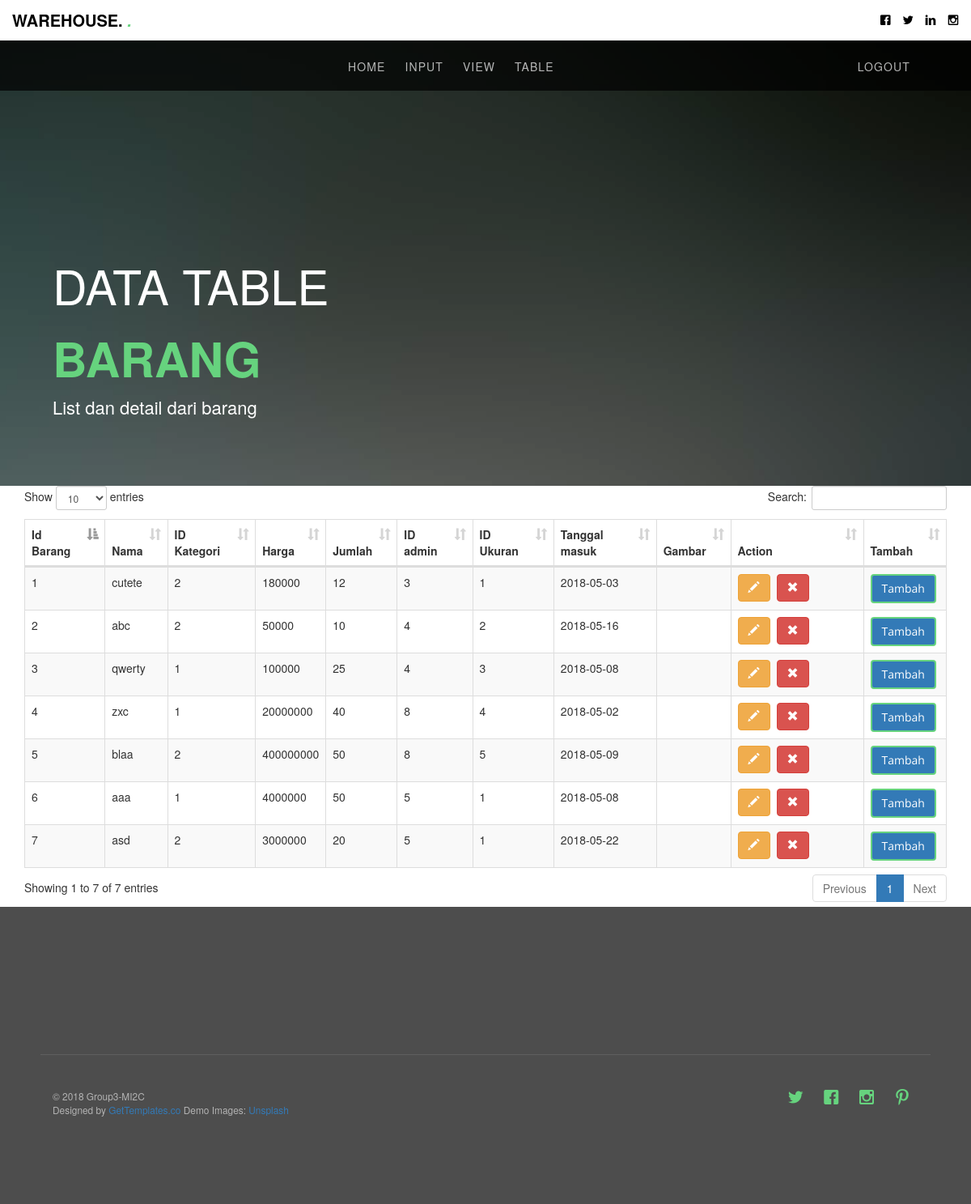
Page /index.php/tabelbarang on the earlier database version.
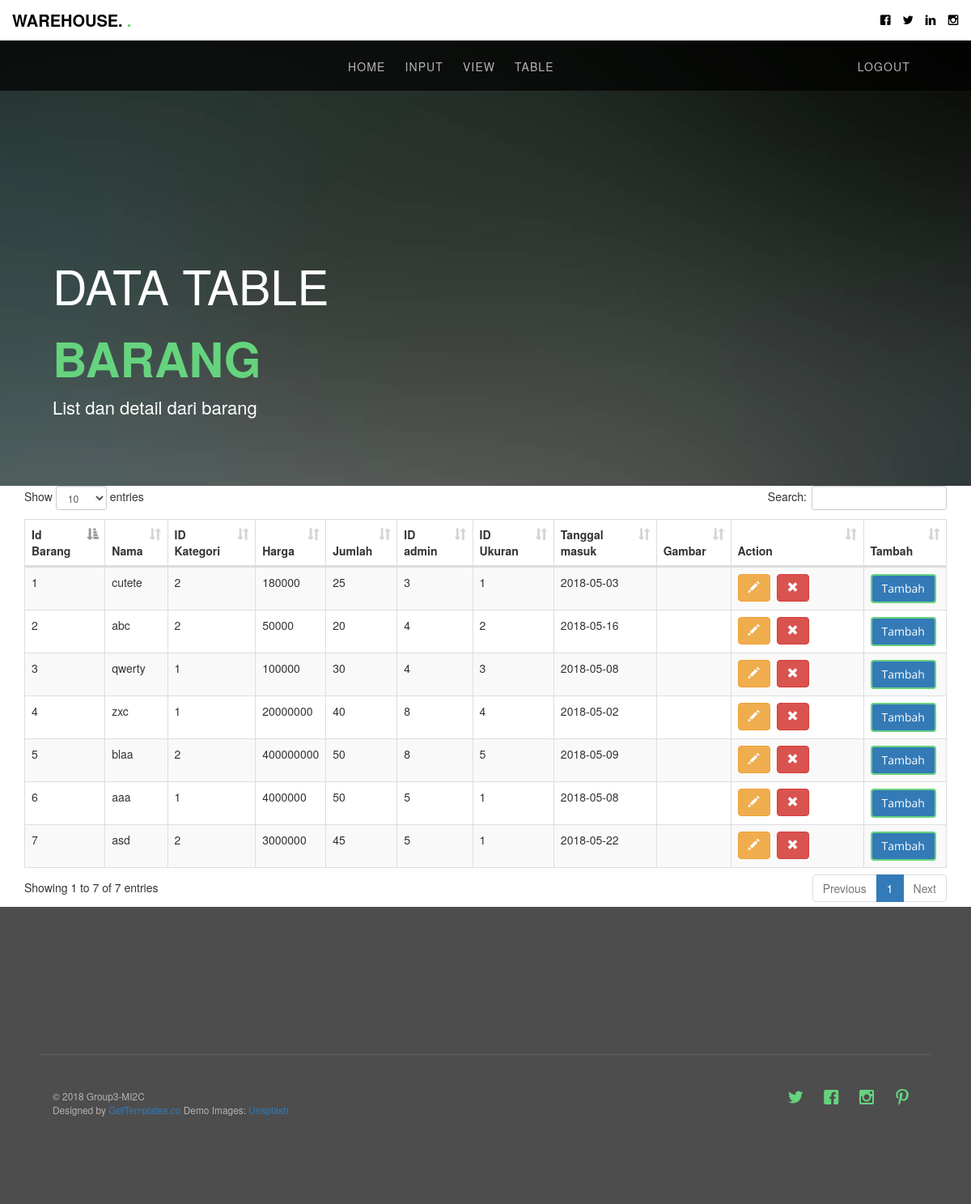
Same page on the later database version.
### tables this page shows
CREATE TABLE `barang` (
  `id_barang` int(11) NOT NULL,
  `nama` varchar(25) NOT NULL,
  `id_kategori` int(11) NOT NULL,
  `harga` varchar(25) NOT NULL,
  `jumlah` varchar(10) NOT NULL,
  `id_admin` int(11) NOT NULL,
  `id_ukuran` int(11) NOT NULL,
  `tgl_masuk` date NOT NULL,
  `Gambar` varchar(200) NOT NULL
);

CREATE TABLE `kategori` (
  `id_kategori` int(11) NOT NULL,
  `nama_kategori` varchar(50) NOT NULL
);

### application/controllers/Tabelbarang.php (called while the page is built, shortened)
<?php
class Tabelbarang extends CI_Controller {
	public function __construct()
	{
		$this->load->helper('url');
        $this->load->helper('form');
        $this->load->helper('text');
		$this->load->model('Gudang_model');
        $this->load->model('Barang_model');
        $this->load->model('Kategori_model');
        $this->load->model('Admin_model');
		$this->load->helper(array('url_helper','date','file'));
	}
	public function index()
	{
		$data['barang']=$this->Barang_model->get_all_barang();
		$this->load->view('admin/tabelbarang',$data);
	}
}

### index.php (called while the page is built, shortened)
<?php
require_once BASEPATH.'core/CodeIgniter.php';

### application/models/Barang_model.php (called while the page is built, shortened)
<?php
class Barang_model extends CI_Model
{
	public function get_all_barang($limit = FALSE, $offset = FALSE)
	{
        $this->db->order_by('barang.tgl_masuk', 'DESC');
        $this->db->join('kategori', 'kategori.id_kategori = barang.id_kategori');
		$this->db->from('barang');
		$query=$this->db->get();
		return $query->result();
	}
}

### application/views/admin/tabelbarang.php (the view, shortened to what this page needs)
<!DOCTYPE html>
<html>
<?php $this->load->view('admin/header');?>
<header id="gtco-header" class="gtco-cover gtco-cover-sm" role="banner" style="background-image: url(http://localhost:8080/ci3-gudang/assets/images/img_bg_3.jpg)" data-stellar-background-ratio="0.5">
    <div class="overlay"></div>
    <div class="gtco-container">
      <div class="row row-mt-15em">
        <div class="col-md-7 mt-text text-left animate-box" data-animate-effect="fadeInUp">
          <h1>DATA TABLE <strong>BARANG</strong></h1>
          <h2>List dan detail dari barang</h2>
        </div>
      </div>
    </div>
  </header>
    <head>
    <link href="<?php echo base_url('assests/bootstrap/css/bootstrap.min.css')?>" rel="stylesheet">
    <link href="<?php echo base_url('assests/datatables/css/dataTables.bootstrap.css')?>" rel="stylesheet">
  </head>
  <body>
  <div class="container">
    <br />
    <br />
    <br />
    <table id="table_id" class="table table-striped table-bordered" cellspacing="0" width="100%">
      <thead>
        <tr>
         <th>Id Barang</th>
          <th>Nama</th>
          <th>ID Kategori</th>
          <th>Harga</th>
          <th>Jumlah</th>
          <th>ID admin</th>
          <th>ID Ukuran</th>
          <th>Tanggal masuk</th>
          <th>Gambar</th>
          <th style="width:125px;">Action</th>
            <th>Tambah</th>
        </tr>
      </thead>
      <tbody>
        <?php foreach($barang as $tabelbarang){?>
             <tr>
                 <td><?php echo $tabelbarang->id_barang;?></td>
                 <td><?php echo $tabelbarang->nama;?></td>
                 <td><?php echo $tabelbarang->id_kategori;?></td>
                 <td><?php echo $tabelbarang->harga;?></td>
                 <td><?php echo $tabelbarang->jumlah;?></td>
                 <td><?php echo $tabelbarang->id_admin;?></td>
                 <td><?php echo $tabelbarang->id_ukuran;?></td>
                 <td><?php echo $tabelbarang->tgl_masuk;?></td>
                  <td><?php echo $tabelbarang->Gambar;?></td>
                <td>
                  <button class="btn btn-warning" onclick="edit_tabelbarang(<?php echo $tabelbarang->id_barang;?>)"><i class="glyphicon glyphicon-pencil"></i></button>
                  <button class="btn btn-danger" onclick="delete_tabelbarang(<?php echo $tabelbarang->id_barang;?>)"><i class="glyphicon glyphicon-remove"></i></button>
                </td>
                <td>
                  <a href="<?php echo site_url('Tabelbarang/transaksi/'.$tabelbarang->id_barang)?>"><button class="btn btn-primary">Tambah</button></a>
                </td>
              </tr>
             <?php }?>
      </tbody>
    </table>
  </div>
  </body>
</html>
<?php $this->load->view('admin/footertabel');?>

### application/views/admin/header.php (shortened to what this page needs)
<!DOCTYPE HTML>
<html>
	<head>
	<link rel="stylesheet" href="http://localhost:8080/ci3-gudang/assets/css/animate.css">
	<link rel="stylesheet" href="http://localhost:8080/ci3-gudang/assets/css/icomoon.css">
	<link rel="stylesheet" href="http://localhost:8080/ci3-gudang/assets/css/themify-icons.css">
	<link rel="stylesheet" href="http://localhost:8080/ci3-gudang/assets/css/bootstrap.css">
	<link rel="stylesheet" href="http://localhost:8080/ci3-gudang/assets/css/magnific-popup.css">
	<link rel="stylesheet" href="http://localhost:8080/ci3-gudang/assets/css/owl.carousel.min.css">
	<link rel="stylesheet" href="http://localhost:8080/ci3-gudang/assets/css/owl.theme.default.min.css">
	<link rel="stylesheet" href="http://localhost:8080/ci3-gudang/assets/css/style.css">
	</head>
	<body>
	<div id="page">
	<div class="page-inner">
	<div id="head-top" style="position: absolute; width: 100%; top: 0; ">
		<div class="gtco-top">
			<div class="container-fluid">
				<div class="row">
					<div class="col-md-6 col-xs-6">
						<div id="gtco-logo"><a href="home">WAREHOUSE. <em>.</em></a></div>
					</div>
					<div class="col-md-6 col-xs-6 social-icons">
						<ul class="gtco-social-top">
							<li><a href="#"><i class="icon-facebook"></i></a></li>
							<li><a href="#"><i class="icon-twitter"></i></a></li>
							<li><a href="#"><i class="icon-linkedin"></i></a></li>
							<li><a href="#"><i class="icon-instagram"></i></a></li>
						</ul>
					</div>
				</div>
			</div>
		</div>
		<nav class="gtco-nav sticky-banner" role="navigation">
			<div class="gtco-container">
				<div class="row">
					<div class="col-xs-12 menu-1"><center>
						<ul>
							<li class="active">
								<li class="has-dropdown">
									<a href="<?php echo site_url('Welcome/index/')?>">Home</a>
								</li>
							</li>
							<li class="">
								<li class="has-dropdown">
									<a href="">Input</a>
								</li>
							</li>
							<li class="">
								<li class="has-dropdown">
									<a href="">View</a>
								</li>
							</li>
							<li class="">
								<li class="has-dropdown">
									<a href="">Table</a>
								</li>
							</li>
							<li class="">
								<li class="pull-right">
									<a href="<?php echo site_url('Welcome/logout/')?>">Logout</a>
								</li>
							</li>
						</center>
					</div>
				</div>
			</div>
		</nav>
	</div>

### application/views/admin/footertabel.php (shortened to what this page needs)
	<footer id="gtco-footer" role="contentinfo">
		<div class="gtco-container">
			<div class="row copyright">
				<div class="col-md-12">
					<p class="pull-left">
						<small class="block">&copy; 2018 Group3-MI2C</small>
						<small class="block">Designed by <a href="http://GetTemplates.co/" target="_blank">GetTemplates.co</a> Demo Images: <a href="http://unsplash.com/" target="_blank">Unsplash</a></small>
					</p>
					<p class="pull-right">
						<ul class="gtco-social-icons pull-right">
							<li><a href="#"><i class="icon-twitter"></i></a></li>
							<li><a href="#"><i class="icon-facebook"></i></a></li>
							<li><a href="#"><i class="icon-instagram"></i></a></li>
							<li><a href="#"><i class="icon-pinterest"></i></a></li>
					</p>
				</div>
			</div>
		</div>
	</footer>
	</body>
</html>

### assets/css/icomoon.css (style rules this page uses)
[class^="icon-"], [class*=" icon-"] { font-family: 'icomoon' !important; speak: none; font-style: normal; font-weight: normal; font-variant: normal; text-transform: none; line-height: 1; -webkit-font-smoothing: antialiased; -moz-osx-font-smoothing: grayscale; }
.icon-facebook:before { content: "\ea67"; }
.icon-instagram:before { content: "\ea6f"; }
.icon-linkedin:before { content: "\ea73"; }
.icon-pinterest:before { content: "\ea75"; }
.icon-twitter:before { content: "\ea7c"; }

Differences in the rows shown:
changed barang "asd": jumlah "20" → "45"
changed barang "abc": jumlah "10" → "20"
changed barang "qwerty": jumlah "25" → "30"
changed barang "cutete": jumlah "12" → "25"
